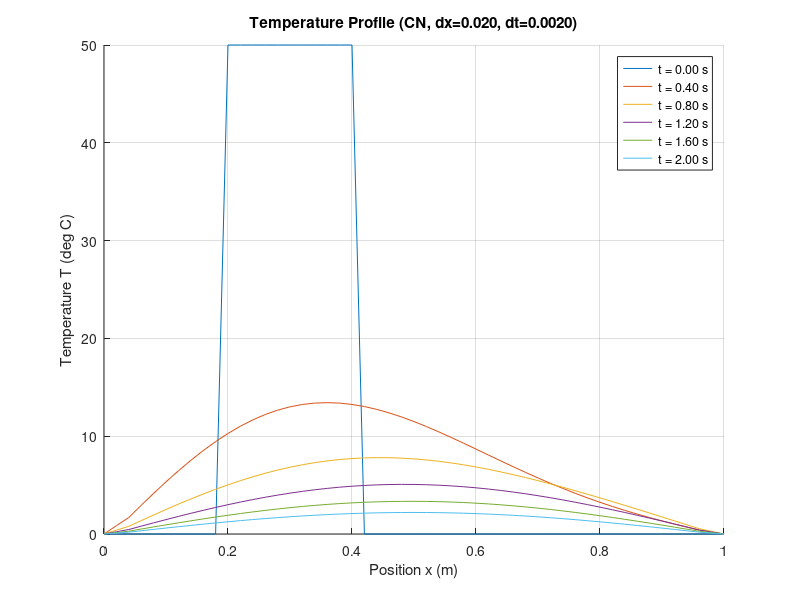

Write MATLAB code to recreate this figure.
% solve_heat_equation.m
% Solves the 1D heat equation using FTCS and Crank-Nicolson methods.

clear;
clc;
close all;

% --- Parameters ---
a = 1.0;         % Length of the slab (m)
T0 = 50.0;       % Initial temperature in the heated region (deg C)
D_const = 0.1;   % Thermal diffusivity (m^2/s) (K in Python scripts)

% Spatial grid
dx_val = 0.02;   % Spatial step (m) (h in problem doc)
nx = round(a / dx_val) + 1;
x = linspace(0, a, nx);

% Temporal grid
t_max = 2.0;     % Maximum simulation time (s)
% For FTCS, dt must satisfy D*dt/dx^2 < 0.5
% For Crank-Nicolson, it's unconditionally stable, but accuracy depends on dt.

% Choose method: 'FTCS' or 'CN' (Crank-Nicolson)
method = 'CN'; % Change to 'FTCS' to run the other method

if strcmp(method, 'FTCS')
    % Ensure stability for FTCS: r_ftcs = D*dt/dx^2 < 0.5
    % Let r_ftcs = 0.45
    r_ftcs_stab = 0.45;
    dt_val = r_ftcs_stab * dx_val^2 / D_const;
    fprintf('Using FTCS method.\n');
elseif strcmp(method, 'CN')
    % For Crank-Nicolson, dt can be larger. Let's pick a value.
    % A common choice is dt ~ dx for C-N if D is around 1.
    % Or dt relative to dx^2/D for comparison with FTCS critical dt.
    dt_val = 0.5 * dx_val^2 / D_const; % Example: similar to FTCS critical step
    % dt_val = 0.01; % Or a fixed dt for C-N
    fprintf('Using Crank-Nicolson method.\n');
else
    error('Invalid method specified. Choose "FTCS" or "CN".');
end

nt = round(t_max / dt_val) + 1;
t_vec = linspace(0, t_max, nt);
dt_val = t_vec(2) - t_vec(1); % Recalculate dt based on nt for precision

fprintf('Spatial step dx = %.4f m, Number of spatial points nx = %d\n', dx_val, nx);
fprintf('Temporal step dt = %.4f s, Number of temporal steps nt = %d\n', dt_val, nt);
fprintf('Total simulation time t_max = %.2f s\n', t_max);

% --- Initial Conditions ---
u = zeros(nx, nt); % Temperature matrix u(x,t)
% Ambient temperature is 0, heated region [0.2a, 0.4a] is T0
idx_heated = (x >= 0.2*a) & (x <= 0.4*a);
u(idx_heated, 1) = T0;

% --- Boundary Conditions ---
% Kept at ambient temperature (0)
u(1, :) = 0;
u(nx, :) = 0;

% --- Source Term ---
% q = 0, so Q_term = 0 as per problem task 1 description
% kQ in problem doc is dt_val * Q_source_term. Here Q_source_term is 0.

% --- Simulation ---
if strcmp(method, 'FTCS')
    r_ftcs = D_const * dt_val / dx_val^2;
    fprintf('FTCS stability factor r = D*dt/dx^2 = %.4f\n', r_ftcs);
    if r_ftcs >= 0.5
        warning('FTCS stability condition r < 0.5 might be violated. r = %.4f', r_ftcs);
    end

    for n = 1:nt-1 % Time loop (from t_n to t_{n+1})
        for m = 2:nx-1 % Spatial loop (internal points)
            u(m, n+1) = u(m,n) + r_ftcs * (u(m+1,n) - 2*u(m,n) + u(m-1,n));
        end
        % Boundary conditions are already set and maintained
    end

elseif strcmp(method, 'CN')
    r_cn = D_const * dt_val / dx_val^2; % This is r from problem doc (page 1 bottom, and page 2 top)
    alpha = r_cn / 2.0; % This is D*dt / (2*dx^2)

    % LHS Matrix (for internal points u_2, ..., u_{nx-1})
    % Size of internal_points_matrix is (nx-2) x (nx-2)
    num_internal_pts = nx - 2;
    
    if num_internal_pts <= 0 % Handle cases with very few points (e.g., nx=1 or nx=2)
        % No internal points to solve for, solution is just boundary conditions
        % This loop will effectively do nothing if num_internal_pts is 0 or negative
    else
        main_diag_LHS = (1 + 2*alpha) * ones(num_internal_pts, 1);
        
        if num_internal_pts > 1
            sub_diag_LHS  = -alpha * ones(num_internal_pts - 1, 1);
            sup_diag_LHS  = -alpha * ones(num_internal_pts - 1, 1);
        else % Only one internal point, no sub/super diagonals for the LHS_M matrix
            sub_diag_LHS = []; % Empty
            sup_diag_LHS = []; % Empty
        end
        
        % Construct the B matrix for spdiags
        % B_mat_for_spdiags must have num_internal_pts rows.
        % Column 1: sub-diagonal (d=-1), pad with 0 at the top.
        % Column 2: main-diagonal (d=0).
        % Column 3: super-diagonal (d=1), pad with 0 at the bottom.
        
        % Initialize B_mat_for_spdiags with main diagonal
        B_mat_for_spdiags = main_diag_LHS; 
        diag_indices = 0;

        if num_internal_pts > 1
            B_mat_for_spdiags = [[0; sub_diag_LHS], main_diag_LHS, [sup_diag_LHS; 0]];
            diag_indices = [-1, 0, 1];
        end
            
        LHS_M = spdiags(B_mat_for_spdiags, diag_indices, num_internal_pts, num_internal_pts);

        for n = 1:nt-1 % Time loop
            % RHS vector
            RHS_vec = zeros(num_internal_pts, 1);
            
            % Contribution from u^n terms
            % This loop needs to handle the cases for num_internal_pts = 1 carefully
            if num_internal_pts == 1
                m = 2; % The only internal point index
                RHS_vec(1) = alpha * u(m-1,n) + (1 - 2*alpha) * u(m,n) + alpha * u(m+1,n);
            else
                for m_int = 1:num_internal_pts % m_int is index in internal points vector (1 to nx-2)
                    m = m_int + 1; % m is index in full u vector (2 to nx-1)
                    RHS_vec(m_int) = alpha * u(m-1,n) + (1 - 2*alpha) * u(m,n) + alpha * u(m+1,n);
                end
            end
            
            % Add contributions from known boundary conditions u(1,n+1) and u(nx,n+1)
            % These are zero in this problem setup.
            % If u(1,n+1) (g0(t_{n+1})) was non-zero and num_internal_pts > 0:
            % RHS_vec(1) = RHS_vec(1) + alpha * u(1, n+1); 
            % If u(nx,n+1) (g1(t_{n+1})) was non-zero and num_internal_pts > 0:
            % RHS_vec(num_internal_pts) = RHS_vec(num_internal_pts) + alpha * u(nx, n+1);
            
            % Solve for u at internal points at time n+1
            if num_internal_pts > 0
                u_internal_new = LHS_M \ RHS_vec;
                u(2:nx-1, n+1) = u_internal_new;
            end
            
            % Boundary conditions u(1,n+1) and u(nx,n+1) are already set.
        end
    end
end

% --- Plotting ---
figure;
hold on;
plot_indices = round(linspace(1, nt, min(nt, 6))); % Plot up to 6 profiles
colors = lines(length(plot_indices)); % Get distinct colors

for i = 1:length(plot_indices)
    idx = plot_indices(i);
    plot(x, u(:,idx), 'Color', colors(i,:), 'DisplayName', sprintf('t = %.2f s', t_vec(idx)));
end
hold off;
xlabel('Position x (m)');
ylabel('Temperature T (deg C)');
title(sprintf('Temperature Profile (%s, dx=%.3f, dt=%.4f)', method, dx_val, dt_val));
legend show;
grid on;

%% Animation (optional, can be slow for large grids)
% prompt_anim = input('Show animation? (y/n): ', 's');
% if lower(prompt_anim) == 'y'
%     figure;
%     h_anim = plot(x, u(:,1));
%     ax_anim = gca;
%     ax_anim.XLim = [0 a];
%     ax_anim.YLim = [min(u(:))-0.1*T0, max(u(:))+0.1*T0]; % Adjust YLims based on data
%     if ax_anim.YLim(1) == ax_anim.YLim(2) % Handle case of all zero temperature
%         ax_anim.YLim = [-1 T0+1];
%     end
%     title_anim = title(sprintf('Temperature Evolution (%s) - t = %.2f s', method, t_vec(1)));
%     xlabel('Position x (m)');
%     ylabel('Temperature T (deg C)');
%     grid on;
% 
%     for n_anim = 1:nt
%         set(h_anim, 'YData', u(:,n_anim));
%         set(title_anim, 'String', sprintf('Temperature Evolution (%s) - t = %.2f s', method, t_vec(n_anim)));
%         drawnow;
%         % pause(0.01); % Adjust for animation speed
%     end
% end
% 
% fprintf('Simulation finished.\n');